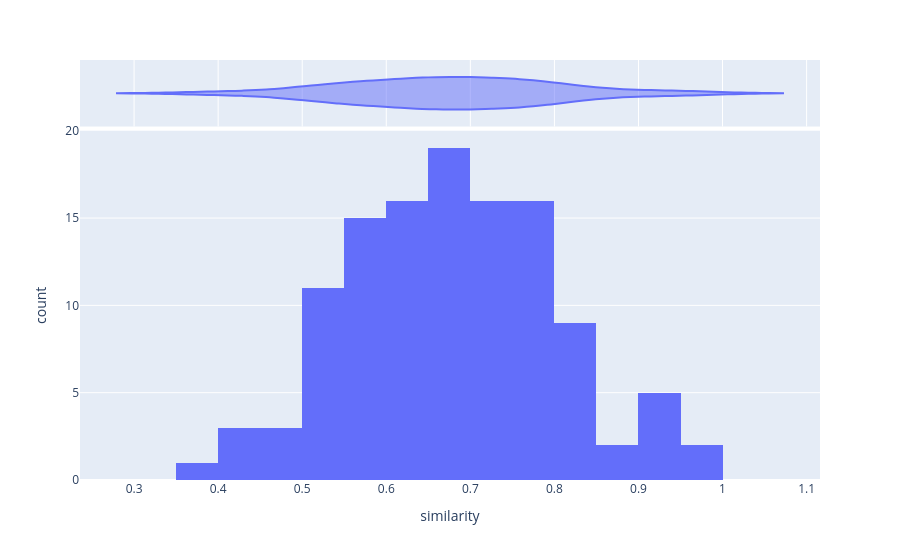

Notebook code for this chart:
### Code cell
fig = px.histogram(
    df,
    x="similarity",  
    marginal="violin", # Options: 'rug', 'box', 'violin'
    hover_data=df.columns
)

fig.show()
